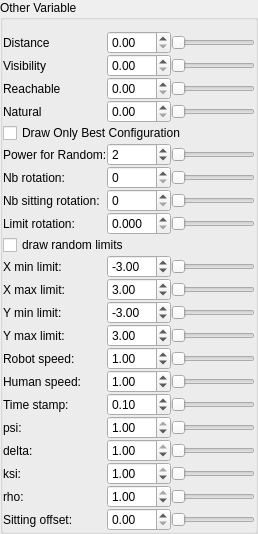
        <widget class="QGroupBox" name="groupBoxOTPVariable">
         <property name="title">
          <string>Other Variable</string>
         </property>
         <layout class="QGridLayout" name="gridLayout_9">
          <property name="leftMargin">
           <number>0</number>
          </property>
          <property name="rightMargin">
           <number>0</number>
          </property>
          <property name="bottomMargin">
           <number>0</number>
          </property>
          <property name="spacing">
           <number>0</number>
          </property>
          <item row="12" column="0">
           <widget class="QLabel" name="labelNbRandomRot">
            <property name="toolTip">
             <string>Maximum number of random rotation without moving</string>
            </property>
            <property name="text">
             <string>Nb rotation:</string>
            </property>
           </widget>
          </item>
          <item row="12" column="2">
           <widget class="QSlider" name="horizontalSliderNbRandomRot">
            <property name="orientation">
             <enum>Qt::Horizontal</enum>
            </property>
           </widget>
          </item>
          <item row="17" column="0">
           <widget class="QLabel" name="labelXMin">
            <property name="text">
             <string>X min limit:</string>
            </property>
           </widget>
          </item>
          <item row="18" column="0">
           <widget class="QLabel" name="labelXMax">
            <property name="text">
             <string>X max limit:</string>
            </property>
           </widget>
          </item>
          <item row="19" column="0">
           <widget class="QLabel" name="labelYMin">
            <property name="text">
             <string>Y min limit:</string>
            </property>
           </widget>
          </item>
          <item row="20" column="0">
           <widget class="QLabel" name="labelYMax">
            <property name="text">
             <string>Y max limit:</string>
            </property>
           </widget>
          </item>
          <item row="23" column="0">
           <widget class="QLabel" name="labelHumanSpeed">
            <property name="text">
             <string>Human speed:</string>
            </property>
           </widget>
          </item>
          <item row="30" column="0">
           <widget class="QLabel" name="labelRho">
            <property name="toolTip">
             <string>used in : cost = (ksi * mvCost + rho * configCost) * (1 - objectNecessity) + tempCost * objectNecessity;</string>
            </property>
            <property name="text">
             <string>rho:</string>
            </property>
           </widget>
          </item>
          <item row="22" column="0">
           <widget class="QLabel" name="labelRobotSpeed">
            <property name="text">
             <string>Robot speed:</string>
            </property>
           </widget>
          </item>
          <item row="24" column="0">
           <widget class="QLabel" name="labelTimeStamp">
            <property name="toolTip">
             <string>make time homogeneous with costs</string>
            </property>
            <property name="text">
             <string>Time stamp:</string>
            </property>
           </widget>
          </item>
          <item row="27" column="0">
           <widget class="QLabel" name="labelKsi">
            <property name="toolTip">
             <string>used in : cost = (ksi * mvCost + rho * configCost) * (1 - objectNecessity) + tempCost * objectNecessity;</string>
            </property>
            <property name="text">
             <string>ksi:</string>
            </property>
           </widget>
          </item>
          <item row="26" column="0">
           <widget class="QLabel" name="labelDelta">
            <property name="toolTip">
             <string>used in : mvCost =  (psi*hDist + delta*fabs(hRot) )/(psi+delta)</string>
            </property>
            <property name="text">
             <string>delta:</string>
            </property>
           </widget>
          </item>
          <item row="25" column="0">
           <widget class="QLabel" name="labelPsi">
            <property name="toolTip">
             <string>used in : mvCost =  (psi*hDist + delta*fabs(hRot) )/(psi+delta)</string>
            </property>
            <property name="text">
             <string>psi:</string>
            </property>
           </widget>
          </item>
          <item row="17" column="1">
           <widget class="QDoubleSpinBox" name="doubleSpinBoxXMin">
            <property name="minimum">
             <double>-10.000000000000000</double>
            </property>
            <property name="maximum">
             <double>0.000000000000000</double>
            </property>
            <property name="singleStep">
             <double>0.100000000000000</double>
            </property>
            <property name="value">
             <double>-3.000000000000000</double>
            </property>
           </widget>
          </item>
          <item row="18" column="1">
           <widget class="QDoubleSpinBox" name="doubleSpinBoxXMax">
            <property name="maximum">
             <double>10.000000000000000</double>
            </property>
            <property name="singleStep">
             <double>0.100000000000000</double>
            </property>
            <property name="value">
             <double>3.000000000000000</double>
            </property>
           </widget>
          </item>
          <item row="19" column="1">
           <widget class="QDoubleSpinBox" name="doubleSpinBoxYMin">
            <property name="minimum">
             <double>-10.000000000000000</double>
            </property>
            <property name="maximum">
             <double>0.000000000000000</double>
            </property>
            <property name="singleStep">
             <double>0.100000000000000</double>
            </property>
            <property name="value">
             <double>-3.000000000000000</double>
            </property>
           </widget>
          </item>
          <item row="20" column="1">
           <widget class="QDoubleSpinBox" name="doubleSpinBoxYMax">
            <property name="maximum">
             <double>10.000000000000000</double>
            </property>
            <property name="singleStep">
             <double>0.100000000000000</double>
            </property>
            <property name="value">
             <double>3.000000000000000</double>
            </property>
           </widget>
          </item>
          <item row="22" column="1">
           <widget class="QDoubleSpinBox" name="doubleSpinBoxRobotSpeed">
            <property name="maximum">
             <double>10.000000000000000</double>
            </property>
            <property name="singleStep">
             <double>0.500000000000000</double>
            </property>
            <property name="value">
             <double>1.000000000000000</double>
            </property>
           </widget>
          </item>
          <item row="23" column="1">
           <widget class="QDoubleSpinBox" name="doubleSpinBoxHumanSpeed">
            <property name="maximum">
             <double>10.000000000000000</double>
            </property>
            <property name="singleStep">
             <double>0.500000000000000</double>
            </property>
            <property name="value">
             <double>1.000000000000000</double>
            </property>
           </widget>
          </item>
          <item row="24" column="1">
           <widget class="QDoubleSpinBox" name="doubleSpinBoxTimeStamp">
            <property name="maximum">
             <double>2.000000000000000</double>
            </property>
            <property name="singleStep">
             <double>0.100000000000000</double>
            </property>
            <property name="value">
             <double>0.100000000000000</double>
            </property>
           </widget>
          </item>
          <item row="25" column="1">
           <widget class="QDoubleSpinBox" name="doubleSpinBoxPsi">
            <property name="maximum">
             <double>1.000000000000000</double>
            </property>
            <property name="singleStep">
             <double>0.100000000000000</double>
            </property>
            <property name="value">
             <double>1.000000000000000</double>
            </property>
           </widget>
          </item>
          <item row="26" column="1">
           <widget class="QDoubleSpinBox" name="doubleSpinBoxDelta">
            <property name="maximum">
             <double>1.000000000000000</double>
            </property>
            <property name="singleStep">
             <double>0.100000000000000</double>
            </property>
            <property name="value">
             <double>1.000000000000000</double>
            </property>
           </widget>
          </item>
          <item row="27" column="1">
           <widget class="QDoubleSpinBox" name="doubleSpinBoxKsi">
            <property name="maximum">
             <double>1.000000000000000</double>
            </property>
            <property name="singleStep">
             <double>0.100000000000000</double>
            </property>
            <property name="value">
             <double>1.000000000000000</double>
            </property>
           </widget>
          </item>
          <item row="30" column="1">
           <widget class="QDoubleSpinBox" name="doubleSpinBoxRho">
            <property name="maximum">
             <double>1.000000000000000</double>
            </property>
            <property name="singleStep">
             <double>0.100000000000000</double>
            </property>
            <property name="value">
             <double>1.000000000000000</double>
            </property>
           </widget>
          </item>
          <item row="17" column="2">
           <widget class="QSlider" name="horizontalSliderXMin">
            <property name="orientation">
             <enum>Qt::Horizontal</enum>
            </property>
           </widget>
          </item>
          <item row="18" column="2">
           <widget class="QSlider" name="horizontalSliderXMax">
            <property name="orientation">
             <enum>Qt::Horizontal</enum>
            </property>
           </widget>
          </item>
          <item row="19" column="2">
           <widget class="QSlider" name="horizontalSliderYMin">
            <property name="orientation">
             <enum>Qt::Horizontal</enum>
            </property>
           </widget>
          </item>
          <item row="20" column="2">
           <widget class="QSlider" name="horizontalSliderYMax">
            <property name="orientation">
             <enum>Qt::Horizontal</enum>
            </property>
           </widget>
          </item>
          <item row="22" column="2">
           <widget class="QSlider" name="horizontalSliderRobotSpeed">
            <property name="orientation">
             <enum>Qt::Horizontal</enum>
            </property>
           </widget>
          </item>
          <item row="23" column="2">
           <widget class="QSlider" name="horizontalSliderHumanSpeed">
            <property name="orientation">
             <enum>Qt::Horizontal</enum>
            </property>
           </widget>
          </item>
          <item row="24" column="2">
           <widget class="QSlider" name="horizontalSliderTimeStamp">
            <property name="orientation">
             <enum>Qt::Horizontal</enum>
            </property>
           </widget>
          </item>
          <item row="25" column="2">
           <widget class="QSlider" name="horizontalSliderPsi">
            <property name="orientation">
             <enum>Qt::Horizontal</enum>
            </property>
           </widget>
          </item>
          <item row="26" column="2">
           <widget class="QSlider" name="horizontalSliderDelta">
            <property name="orientation">
             <enum>Qt::Horizontal</enum>
            </property>
           </widget>
          </item>
          <item row="27" column="2">
           <widget class="QSlider" name="horizontalSliderKsi">
            <property name="orientation">
             <enum>Qt::Horizontal</enum>
            </property>
           </widget>
          </item>
          <item row="30" column="2">
           <widget class="QSlider" name="horizontalSliderRho">
            <property name="orientation">
             <enum>Qt::Horizontal</enum>
            </property>
           </widget>
          </item>
          <item row="12" column="1">
           <widget class="QDoubleSpinBox" name="doubleSpinBoxNbRandomRot">
            <property name="decimals">
             <number>0</number>
            </property>
            <property name="maximum">
             <double>100.000000000000000</double>
            </property>
           </widget>
          </item>
          <item row="16" column="0" colspan="3">
           <widget class="QCheckBox" name="checkBoxrandomLimits">
            <property name="text">
             <string>draw random limits</string>
            </property>
           </widget>
          </item>
          <item row="31" column="0">
           <widget class="QLabel" name="labelSittingOffset">
            <property name="text">
             <string>Sitting offset:</string>
            </property>
           </widget>
          </item>
          <item row="31" column="1">
           <widget class="QDoubleSpinBox" name="doubleSpinBoxSittingOffset">
            <property name="maximum">
             <double>2.000000000000000</double>
            </property>
            <property name="singleStep">
             <double>0.100000000000000</double>
            </property>
           </widget>
          </item>
          <item row="31" column="2">
           <widget class="QSlider" name="horizontalSliderSittingOffset">
            <property name="orientation">
             <enum>Qt::Horizontal</enum>
            </property>
           </widget>
          </item>
          <item row="10" column="0">
           <widget class="QLabel" name="labelPow">
            <property name="text">
             <string>Power for Random:</string>
            </property>
           </widget>
          </item>
          <item row="10" column="1">
           <widget class="QDoubleSpinBox" name="doubleSpinBoxPow">
            <property name="decimals">
             <number>0</number>
            </property>
            <property name="maximum">
             <double>20.000000000000000</double>
            </property>
            <property name="value">
             <double>2.000000000000000</double>
            </property>
           </widget>
          </item>
          <item row="10" column="2">
           <widget class="QSlider" name="horizontalSliderPow">
            <property name="orientation">
             <enum>Qt::Horizontal</enum>
            </property>
           </widget>
          </item>
          <item row="14" column="0">
           <widget class="QLabel" name="labelNbSittingRotation">
            <property name="text">
             <string>Nb sitting rotation:</string>
            </property>
           </widget>
          </item>
          <item row="14" column="1">
           <widget class="QDoubleSpinBox" name="doubleSpinBoxNbSittingRotation">
            <property name="decimals">
             <number>0</number>
            </property>
            <property name="maximum">
             <double>2000.000000000000000</double>
            </property>
           </widget>
          </item>
          <item row="14" column="2">
           <widget class="QSlider" name="horizontalSliderNbSittingRotation">
            <property name="orientation">
             <enum>Qt::Horizontal</enum>
            </property>
           </widget>
          </item>
          <item row="15" column="0">
           <widget class="QLabel" name="labelLimitRot">
            <property name="text">
             <string>Limit rotation:</string>
            </property>
           </widget>
          </item>
          <item row="15" column="1">
           <widget class="QDoubleSpinBox" name="doubleSpinBoxLimitRot">
            <property name="decimals">
             <number>3</number>
            </property>
            <property name="minimum">
             <double>0.000000000000000</double>
            </property>
            <property name="maximum">
             <double>3.141000000000000</double>
            </property>
           </widget>
          </item>
          <item row="15" column="2">
           <widget class="QSlider" name="horizontalSliderLimitRot">
            <property name="orientation">
             <enum>Qt::Horizontal</enum>
            </property>
           </widget>
          </item>
          <item row="3" column="0">
           <widget class="QLabel" name="label_19">
            <property name="text">
             <string>Distance</string>
            </property>
           </widget>
          </item>
          <item row="9" column="0" colspan="3">
           <widget class="QCheckBox" name="checkBoxDrawOnlyBest">
            <property name="text">
             <string>Draw Only Best Configuration</string>
            </property>
           </widget>
          </item>
          <item row="3" column="1">
           <widget class="QDoubleSpinBox" name="doubleSpinBoxDistance">
            <property name="maximum">
             <double>100.000000000000000</double>
            </property>
           </widget>
          </item>
          <item row="3" column="2">
           <widget class="QSlider" name="horizontalSliderDistance">
            <property name="maximum">
             <number>500</number>
            </property>
            <property name="orientation">
             <enum>Qt::Horizontal</enum>
            </property>
           </widget>
          </item>
          <item row="4" column="0">
           <widget class="QLabel" name="label_20">
            <property name="text">
             <string>Visibility</string>
            </property>
           </widget>
          </item>
          <item row="4" column="1">
           <widget class="QDoubleSpinBox" name="doubleSpinBoxVisibility">
            <property name="maximum">
             <double>100.000000000000000</double>
            </property>
           </widget>
          </item>
          <item row="4" column="2">
           <widget class="QSlider" name="horizontalSliderVisibility">
            <property name="maximum">
             <number>500</number>
            </property>
            <property name="orientation">
             <enum>Qt::Horizontal</enum>
            </property>
           </widget>
          </item>
          <item row="5" column="0">
           <widget class="QLabel" name="label_3">
            <property name="text">
             <string>Reachable</string>
            </property>
           </widget>
          </item>
          <item row="5" column="1">
           <widget class="QDoubleSpinBox" name="doubleSpinBoxReachable">
            <property name="maximum">
             <double>100.000000000000000</double>
            </property>
           </widget>
          </item>
          <item row="5" column="2">
           <widget class="QSlider" name="horizontalSliderReachable">
            <property name="orientation">
             <enum>Qt::Horizontal</enum>
            </property>
           </widget>
          </item>
          <item row="7" column="0">
           <widget class="QLabel" name="label_2">
            <property name="text">
             <string>Natural</string>
            </property>
           </widget>
          </item>
          <item row="7" column="1">
           <widget class="QDoubleSpinBox" name="doubleSpinBoxNatural">
            <property name="maximum">
             <double>100.000000000000000</double>
            </property>
           </widget>
          </item>
          <item row="7" column="2">
           <widget class="QSlider" name="horizontalSliderNatural">
            <property name="orientation">
             <enum>Qt::Horizontal</enum>
            </property>
           </widget>
          </item>
         </layout>
        </widget>
